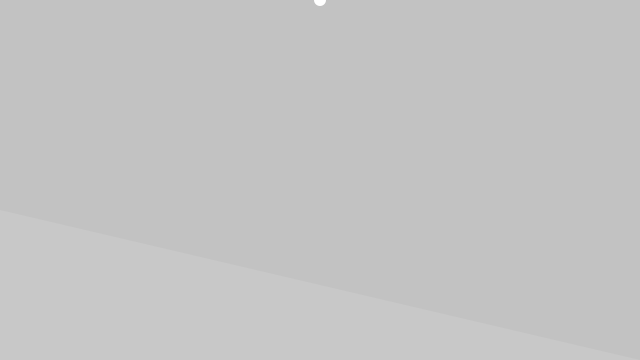
Frame 1 (no input)
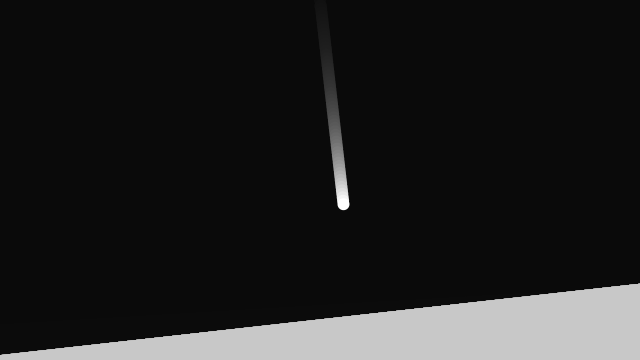
Frame 60 (the mouse pressed at the canvas centre just before this capture)
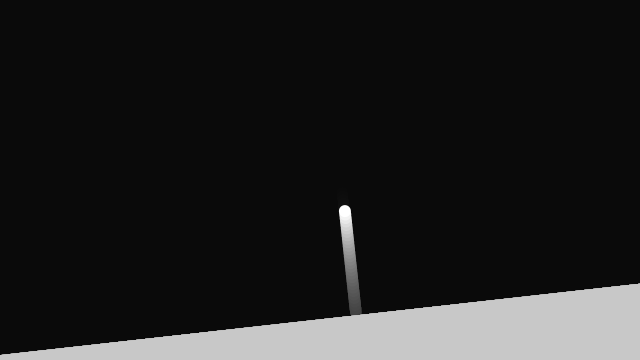
Frame 120 (the mouse held since frame 60 and released just before this capture)

The Processing sketch that drew these frames (run headless with seeded random() and noise(); from frame 60 on, the mouse is pressed at the canvas centre):

// Processing sketch: Reflection1
// ── Reflection1.pde
/**
 * Non-orthogonal Reflection 
 * by Ira Greenberg. 
 * 
 * Based on the equation (R = 2N(N*L)-L) where R is the 
 * reflection vector, N is the normal, and L is the incident
 * vector.
 */

PVector base1;
PVector base2;
float baseLength;

PVector[] coords;

PVector position;
float r = 6;
PVector direction;
float speed = 3.5;
PVector velocity;

void setup() {
  size(640, 360);

  fill(128);
  base1 = new PVector(0, height-150);
  base2 = new PVector(width, height);
  createGround();

  // start ellipse at middle top of screen
  position = new PVector(width/2, 0);

  // calculate initial random direction
  direction = PVector.random2D();

  velocity = new PVector();
}

void draw() {
  // draw background
  fill(0, 12);
  noStroke();
  rect(0, 0, width, height);

  for (int i=0; i<coords.length; i++) {
    coords[i].x = base1.x + ((base2.x-base1.x)/baseLength)*i;
    coords[i].y = base1.y + ((base2.y-base1.y)/baseLength)*i;
  }

  // draw base
  fill(200);
  quad(base1.x, base1.y, base2.x, base2.y, base2.x, height, 0, height);

  // calculate base top normal
  PVector baseDelta = PVector.sub(base2, base1);
  baseDelta.normalize();
  PVector normal = new PVector(-baseDelta.y, baseDelta.x);

  // draw ellipse
  noStroke();
  fill(255);
  ellipse(position.x, position.y, r*2, r*2);

  // calculate ellipse velocity
  velocity.set(direction);
  velocity.mult(speed);

  // move elipse
  position.add(velocity);

  // normalized incidence vector
  PVector incidence = PVector.mult(direction, -1);

  // detect and handle collision
  for (int i=0; i<coords.length; i++) {
    // check distance between ellipse and base top coordinates
    if (PVector.dist(position, coords[i]) < r) {

      // calculate dot product of incident vector and base top normal 
      float dot = incidence.dot(normal);

      // calculate reflection vector
      // assign reflection vector to direction vector
      direction.set(2*normal.x*dot - incidence.x, 2*normal.y*dot - incidence.y, 0);

      // draw base top normal at collision point
      stroke(255, 128, 0);
      line(position.x, position.y, position.x-normal.x*100, position.y-normal.y*100);
    }
  }

  // detect boundary collision
  // right
  if (position.x > width-r) {
    position.x = width-r;
    direction.x *= -1;
  }
  // left 
  if (position.x < r) {
    position.x = r;
    direction.x *= -1;
  }
  // top
  if (position.y < r) {
    position.y = r;
    direction.y *= -1;
    // randomize base top
    base1.y = random(height-100, height);
    base2.y = random(height-100, height);
    createGround();
  }
}

void createGround() {
  // calculate length of base top
  baseLength = PVector.dist(base1, base2);

  // fill base top coordinate array
  coords = new PVector[ceil(baseLength)];
  for (int i=0; i<coords.length; i++) {
    coords[i] = new PVector();
    coords[i].x = base1.x + ((base2.x-base1.x)/baseLength)*i;
    coords[i].y = base1.y + ((base2.y-base1.y)/baseLength)*i;
  }
}
